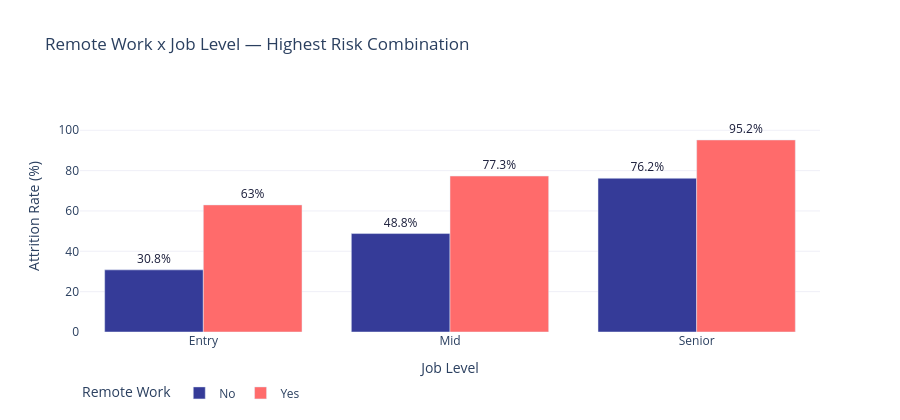

Notebook code cell kept with this figure:
### Markdown cell above
####  Remote work vs Job Level

### Code cell
remote_df = df.groupby(["job_level", "remote_work"], observed=True)["attrition"].mean().reset_index()
remote_df["rate"] = (remote_df["attrition"] * 100).round(1)
remote_df["job_level"] = pd.Categorical(remote_df["job_level"], categories=["Entry","Mid","Senior"], ordered=True)
remote_df = remote_df.sort_values("job_level")
 
fig = px.bar(
    remote_df,
    x="job_level", y="rate",
    color="remote_work", barmode="group",
    text="rate",
    color_discrete_map={"No": DARK, "Yes": DANGER},
    title="Remote Work x Job Level — Highest Risk Combination",
    labels={"job_level": "Job Level", "rate": "Attrition Rate (%)", "remote_work": "Remote Work"},
)
fig.update_traces(texttemplate="%{text}%", textposition="outside", textfont_color=TEXT)
fig.update_yaxes(range=[0, 115], gridcolor="#f0f0f8")
fig.update_layout(
    plot_bgcolor=WHITE, paper_bgcolor=WHITE,
    legend=dict(orientation="h", y=-0.2),
    height=420,
)
fig.show()

### Figure 1 — Plotly figure (JSON) as saved in the notebook; plotly's stock layout.template omitted (floating-point values rounded to 4 significant figures)
{"data": [{"alignmentgroup": "True", "hovertemplate": "Remote Work=No<br>Job Level=%{x}<br>Attrition Rate (%)=%{text}<extra></extra>", "legendgroup": "No", "marker": {"color": "#353b98", "pattern": {"shape": ""}}, "name": "No", "offsetgroup": "No", "orientation": "v", "showlegend": true, "text": [30.8, 48.8, 76.2], "textfont": {"color": "#1a1d3a"}, "textposition": "outside", "texttemplate": "%{text}%", "type": "bar", "x": ["Entry", "Mid", "Senior"], "xaxis": "x", "y": [30.8, 48.8, 76.2], "yaxis": "y"}, {"alignmentgroup": "True", "hovertemplate": "Remote Work=Yes<br>Job Level=%{x}<br>Attrition Rate (%)=%{text}<extra></extra>", "legendgroup": "Yes", "marker": {"color": "#ff6b6b", "pattern": {"shape": ""}}, "name": "Yes", "offsetgroup": "Yes", "orientation": "v", "showlegend": true, "text": [63.0, 77.3, 95.2], "textfont": {"color": "#1a1d3a"}, "textposition": "outside", "texttemplate": "%{text}%", "type": "bar", "x": ["Entry", "Mid", "Senior"], "xaxis": "x", "y": [63.0, 77.3, 95.2], "yaxis": "y"}], "layout": {"barmode": "group", "height": 420, "legend": {"orientation": "h", "title": {"text": "Remote Work"}, "tracegroupgap": 0, "y": -0.2}, "paper_bgcolor": "#ffffff", "plot_bgcolor": "#ffffff", "title": {"text": "Remote Work x Job Level — Highest Risk Combination"}, "xaxis": {"anchor": "y", "domain": [0, 1], "title": {"text": "Job Level"}}, "yaxis": {"anchor": "x", "domain": [0, 1], "gridcolor": "#f0f0f8", "range": [0, 115], "title": {"text": "Attrition Rate (%)"}}}}
